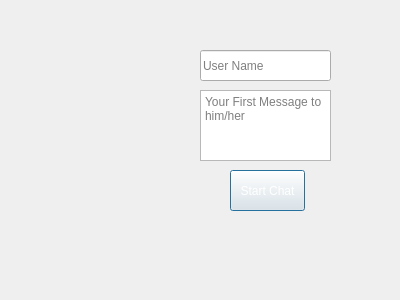
<?xml version="1.0" encoding="UTF-8"?>
<ui version="4.0">
 <class>newUserChats</class>
 <widget class="QDialog" name="newUserChats">
  <property name="geometry">
   <rect>
    <x>0</x>
    <y>0</y>
    <width>400</width>
    <height>300</height>
   </rect>
  </property>
  <property name="windowTitle">
   <string>Dialog</string>
  </property>
  <property name="styleSheet">
   <string notr="true">border-image: url(:/new/prefix1/pngtree-indonesia-independence-day-festival-celebration-red-and-white-flag-doodle-picture-image_1453036.jpg);</string>
  </property>
  <widget class="QPushButton" name="pushButton">
   <property name="geometry">
    <rect>
     <x>230</x>
     <y>170</y>
     <width>75</width>
     <height>41</height>
    </rect>
   </property>
   <property name="styleSheet">
    <string notr="true">border-image: url(:/new/prefix1/neumorphic-rectangle-button-free-png.png);
color: rgb(255, 255, 255);</string>
   </property>
   <property name="text">
    <string>Start Chat</string>
   </property>
  </widget>
  <widget class="QLineEdit" name="lineEdit">
   <property name="geometry">
    <rect>
     <x>200</x>
     <y>50</y>
     <width>131</width>
     <height>31</height>
    </rect>
   </property>
   <property name="styleSheet">
    <string notr="true">border-image: url(:/new/prefix1/92-924235_fluorescent-red-rectangle-stickers-blank-sticker-label-png.png);</string>
   </property>
   <property name="placeholderText">
    <string>User Name</string>
   </property>
  </widget>
  <widget class="QTextEdit" name="textEdit">
   <property name="geometry">
    <rect>
     <x>200</x>
     <y>90</y>
     <width>131</width>
     <height>71</height>
    </rect>
   </property>
   <property name="styleSheet">
    <string notr="true">border-image: url(:/new/prefix1/92-924235_fluorescent-red-rectangle-stickers-blank-sticker-label-png.png);

</string>
   </property>
   <property name="placeholderText">
    <string>Your First Message to him/her</string>
   </property>
  </widget>
 </widget>
 <resources/>
 <connections/>
</ui>
